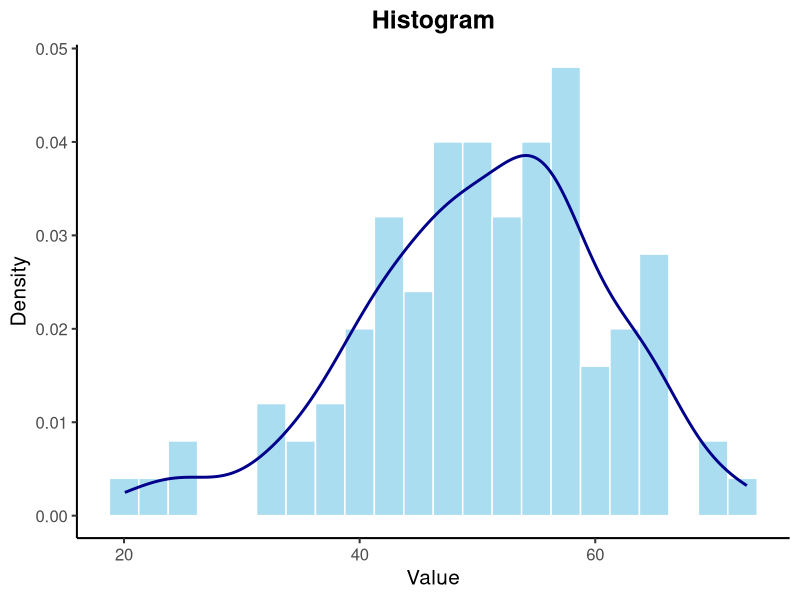
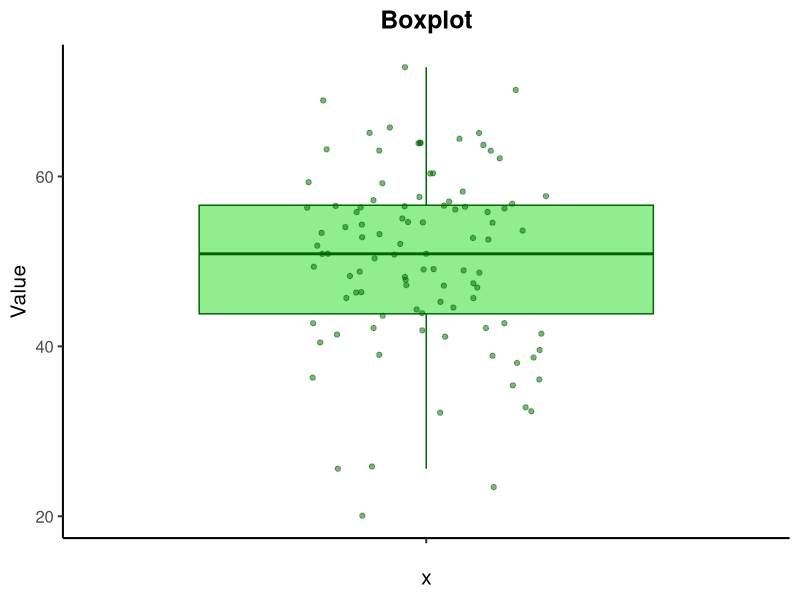
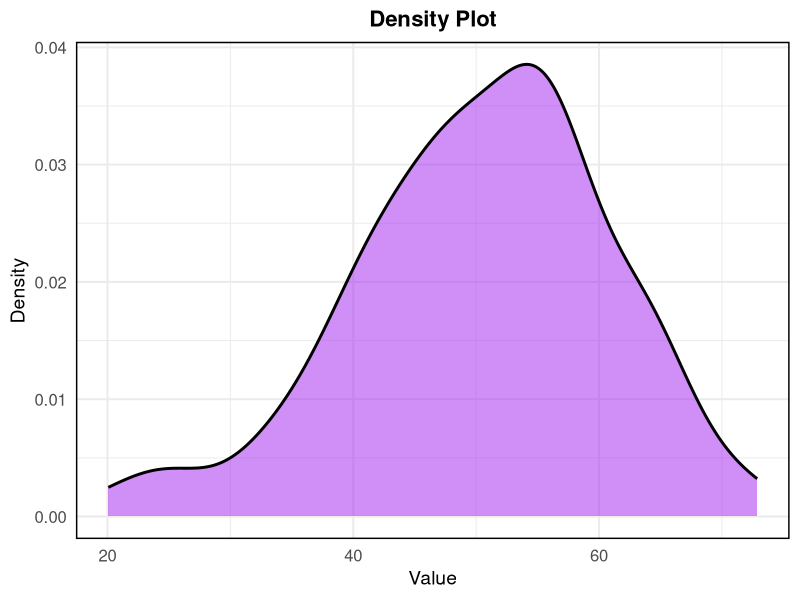
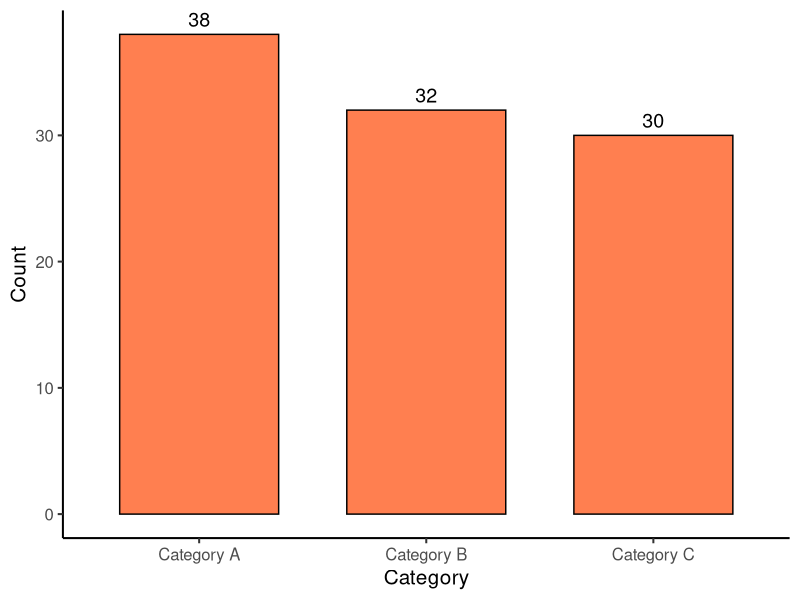
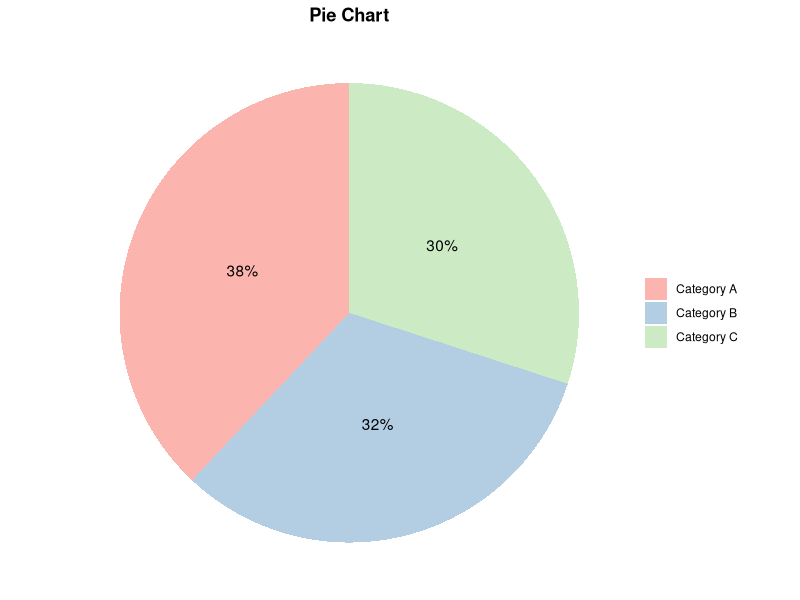
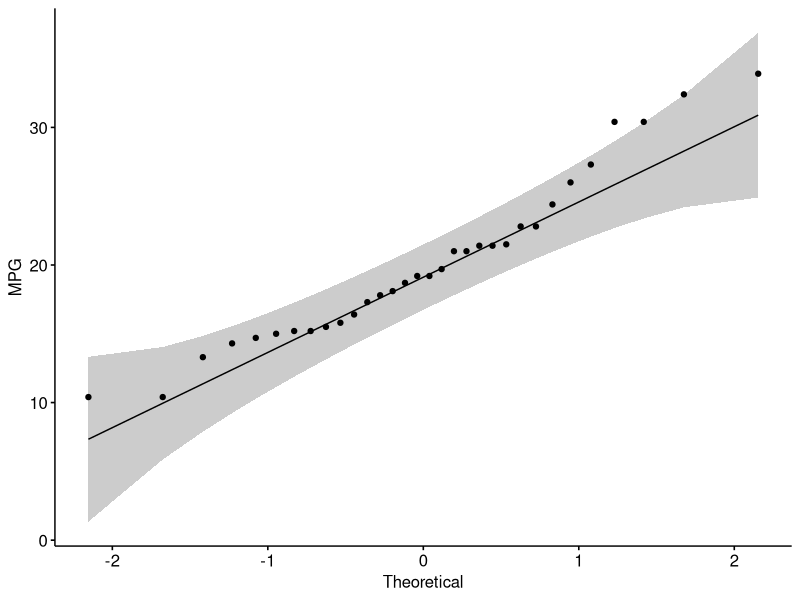
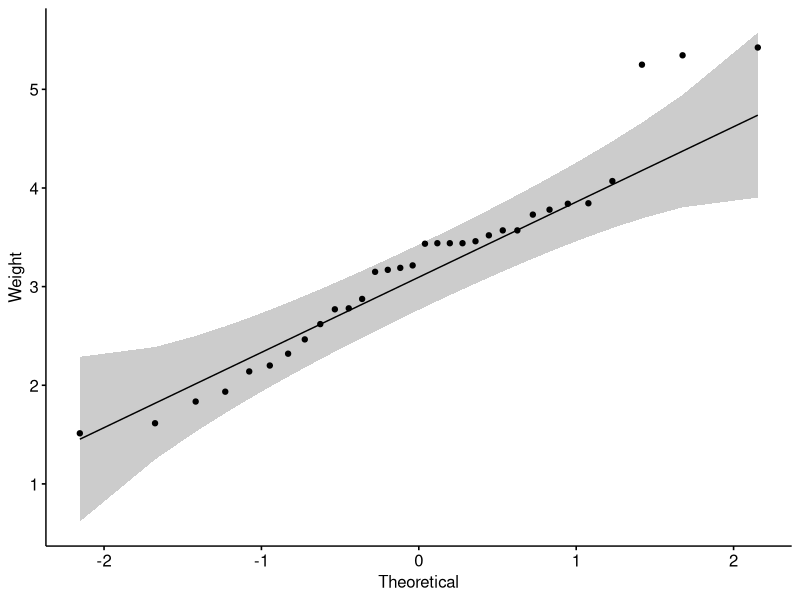
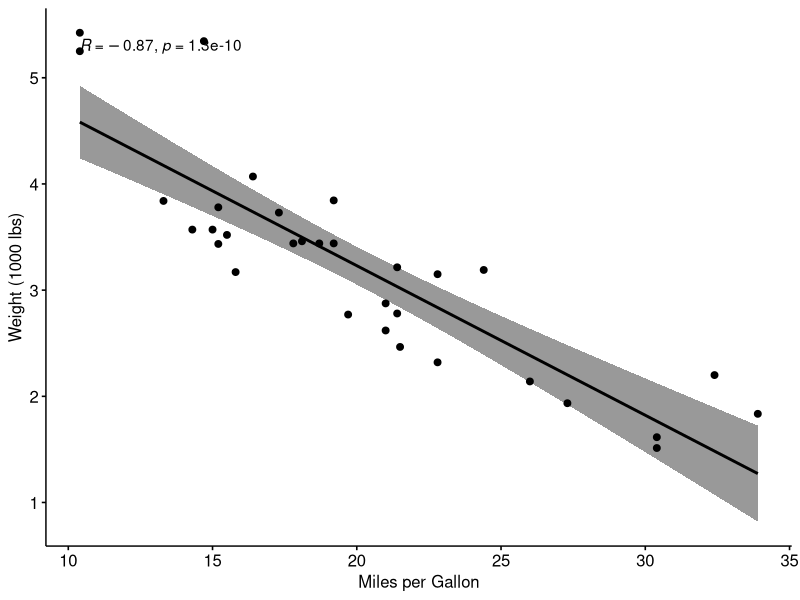

The R source for these figures, in order:
## ---- chunk 1
# Installation of packages (usually needed)
# install.packages("ggplot2")
# install.packages("dplyr")
# install.packages("ggpubr")
# install.packages("corrplot")

# Loading of packages
library(ggplot2)
library(dplyr)
library(ggpubr)
library(corrplot)
library(stats)
## ---- chunk 2
# Using the data set stored in Rstudio called "cars"

# We need to create an array of our single variable for UA:
x <- cars$speed

## ---- chunk 3
mean(x)
median(x)
mode(x)
## ---- chunk 4
min(x)
max(x)
## ---- chunk 5
# Range of the data:
range(x)
## ---- chunk 6
# Inter-quantile range:
IQR(x)
## ---- chunk 7
# Variance -->
var(x)
## ---- chunk 8
# Standard Deviation:
sd(x)
## ---- chunk 9
summary(x)
## ---- chunk 10
# Create example data
set.seed(123)  # For reproducibility
data <- data.frame(
  category = sample(c("A", "B", "C", "D"), 100, replace = TRUE),
  value = rnorm(100, mean = 50, sd = 10)
)
head(data)
## ---- chunk 11
# Frequency table for the categorical variable
freq_table <- table(data$category)
freq_table

## ---- chunk 12
# Qualitative Variables:
freq_table_numeric <- table(data$value)
freq_table_numeric 
## ---- chunk 13
# 1st Step: Create BINS for the numerical data
bins <- cut(x, breaks = 5)
freq_table_numeric <- table(bins)
freq_table_numeric
## ---- chunk 14
# Group data into bins and create a grouped table:
grouped_table <- table(cut(x, breaks = 5))
grouped_table
## ---- chunk 15
# Percentage table for the categorical variable
percentage_table <- prop.table(table(x)) * 100
percentage_table
## ---- chunk 16
# Percentage table for the grouped numerical data
percentage_table_numeric <- prop.table(table(cut(x, breaks = 5))) * 100
percentage_table_numeric
## ---- chunk 17
# Cumulative proportion table for the categorical variable
cumulative_prop <- cumsum(prop.table(table(data$category)))
cumulative_prop <- cumulative_prop * 100
cumulative_prop
## ---- chunk 18
# Cumulative proportion table for the grouped numerical data
cumulative_prop_numeric <- cumsum(prop.table(table(cut(x, breaks = 5))))
cumulative_prop_numeric <- cumulative_prop_numeric * 100
cumulative_prop_numeric
## ---- chunk 19
xy <- data.frame(
  category = sample(c("A", "B", "C", "D"), 100, replace = TRUE)
)
head(xy)
## ---- chunk 20
data <- data.frame(
  value = rnorm(100, mean = 50, sd = 10)
)
## ---- chunk 21
x <- data$value
bins <- cut(x, breaks = 5)
## ---- chunk 22
x <- data$value
bins <- cut(x, breaks = 5)
## ---- chunk 23
# Question 1:
# a. Calculate the mean, median, and standard deviation of variable "speed"
mean_speed <- mean(x)
median_speed <- median(x)
sd_speed <- sd(x)

# c. Compute the range and interquartile range (IQR) of speed
range_speed <- range(x)
iqr_speed <- IQR(x)

# e. Use the summary function to get a summary of x
summary_speed <- summary(x)

# Question 2:
# a. Create a frequency table for the category variable
freq_table_category <- table(xy$category)

# c. Create a frequency table for the value variable
freq_table_value <- table(data$value)

# e. Create a grouped frequency table for the value variable using 5 bins
grouped_table <- table(bins)

# g. Create a percentage (proportion) table for the grouped value data
percentage_table <- prop.table(grouped_table) * 100
## ---- chunk 24
set.seed(42)  # For reproducibility

# Generate numerical data
sample_data_large <- rnorm(50, mean = 100, sd = 15)  # Sample size > 30
sample_data_small <- rnorm(20, mean = 100, sd = 15)  # Sample size < 30

# Known population parameters
population_mean <- 100
population_sd <- 15

# Generate categorical data
category_data <- sample(c("A", "B", "C"), 100, replace = TRUE)
ordinal_data <- sample(c("Low", "Medium", "High"), 100, replace = TRUE)
## ---- chunk 25
# Z Test: Test if sample mean is significantly different from population mean
library(stats)

# Perform Z Test
z_score <- (mean(sample_data_large) - population_mean) / (population_sd / sqrt(length(sample_data_large)))
z_score
p_value_z <- 2 * pnorm(-abs(z_score))  # Two-tailed test
p_value_z
## ---- chunk 26
# One-Sample t-Test: Test if sample mean is significantly different from population mean
t_test_result <- t.test(sample_data_small, mu = population_mean)
t_test_result
## ---- chunk 27
# Chi-Square Test: Test the distribution of categorical data
observed_counts <- table(category_data)
expected_counts <- rep(length(category_data) / length(observed_counts), length(observed_counts))

chi_square_result <- chisq.test(observed_counts, p = expected_counts / sum(expected_counts))
chi_square_result
## ---- chunk 28
# Kolmogorov-Smirnov Test: Compare sample distribution to a normal distribution
ks_test_result <- ks.test(sample_data_large, "pnorm", mean = population_mean, sd = population_sd)
ks_test_result
## ---- chunk 29
set.seed(42)  # For reproducibility

# Numeric data
numeric_data <- rnorm(100, mean = 50, sd = 10)

# Categorical data
categorical_data <- sample(c("Category A", "Category B", "Category C"), 100, replace = TRUE)
## ---- chunk 30
library(ggplot2)
# Histogram
ggplot(data.frame(numeric_data), aes(x = numeric_data)) +
  geom_histogram(binwidth = 2.5, aes(y = ..density..), fill = "skyblue", color = "white", alpha = 0.7) +
  geom_density(color = "darkblue", size = 1) +  # Added a density line
  labs(title = "Histogram",x = "Value", y = "Density") +
  theme_classic(base_size = 15) +
  theme(plot.title = element_text(hjust = 0.5, face = "bold"))

## ---- chunk 31
# Boxplot
ggplot(data.frame(numeric_data), aes(x = "", y = numeric_data)) +
  geom_boxplot(fill = "lightgreen", color = "darkgreen", outlier.shape = NA) +
  geom_jitter(width = 0.2, alpha = 0.5, color = "darkgreen", aes(x = "")) +  
  labs(title = "Boxplot",y = "Value") +
  theme_classic(base_size = 15) +
  theme(plot.title = element_text(hjust = 0.5, face = "bold"))
## ---- chunk 32
# Density Plot
ggplot(data.frame(numeric_data), aes(x = numeric_data)) +
  geom_density(fill = "purple", color = "black", alpha = 0.5, size = 1) +  
  labs( title = "Density Plot",x = "Value", y = "Density") +
  theme_minimal(base_size = 15) +  # Increase base font size
  theme(
    plot.title = element_text(hjust = 0.5, face = "bold", size = 16),
    axis.title.x = element_text(size = 14),
    axis.title.y = element_text(size = 14),
    axis.text = element_text(size = 12),
    panel.border = element_rect(color = "black", fill = NA, linewidth = 1)
  )
## ---- chunk 33
# Bar Chart
ggplot(data.frame(categorical_data), aes(x = categorical_data)) +
  geom_bar(fill = "coral", color = "black", width = 0.7) +
  geom_text(stat = 'count', aes(label = ..count..), vjust = -0.5, color = "black", size = 5) +  # Add labels on bars
  labs( x = "Category", y = "Count") +
  theme_classic(base_size = 15) +
  theme(plot.title = element_text(hjust = 0.5, face = "bold"))
## ---- chunk 34
# Pie Chart
library(dplyr)
library(ggplot2)

pie_data <- as.data.frame(table(categorical_data)) %>%
  rename(Category = categorical_data, Count = Freq) %>%
  mutate(Proportion = Count / sum(Count),
         label = scales::percent(Proportion)) 

ggplot(pie_data, aes(x = "", y = Proportion, fill = Category)) +
  geom_bar(stat = "identity", width = 1) +
  coord_polar(theta = "y") +
  labs(title = "Pie Chart") +
  theme_void() +
  scale_fill_brewer(palette = "Pastel1") +  
  theme(legend.title = element_blank(),
        plot.title = element_text(hjust = 0.5, face = "bold")) +
  geom_text(aes(label = label), position = position_stack(vjust = 0.5))
## ---- chunk 35
# Shapiro-Wilk test for normality
shapiro.test(mtcars$mpg)
shapiro.test(mtcars$wt)
## ---- chunk 36
library(ggpubr)
par(mfrow=c(1,2))
ggqqplot(mtcars$mpg, ylab = "MPG")
ggqqplot(mtcars$wt, ylab = "Weight")
## ---- chunk 37
# Pearson correlation test
pearson_res <- cor.test(mtcars$mpg, mtcars$wt, method = "pearson")
pearson_res
## ---- chunk 38
# Spearman correlation test
spearman_res <- cor.test(mtcars$mpg, mtcars$wt, method = "spearman")
spearman_res

# Kendall correlation test
kendall_res <- cor.test(mtcars$mpg, mtcars$wt, method = "kendall")
kendall_res

## ---- chunk 39
# Scatter plot with Pearson correlation
ggscatter(mtcars, x = "mpg", y = "wt", 
          add = "reg.line", conf.int = TRUE, 
          cor.coef = TRUE, cor.method = "pearson",
          xlab = "Miles per Gallon", ylab = "Weight (1000 lbs)")
## ---- chunk 40
# We start by loading the mtcars dataset and selecting a subset of columns for our analysis.
data("mtcars")
my_data <- mtcars[, c(1, 3, 4, 5, 6, 7)]
# Display first few rows
head(my_data)

## ---- chunk 41
rescm <- cor(my_data)
# Round the results to 2 decimal places for easier interpretation
round(rescm, 2)
## ---- chunk 42
library(corrplot)
corrplot(rescm,tl.col = "black", addCoef.col = "black")
## ---- chunk 43
x <- mtcars$mpg
y <- mtcars$wt

model = lm(y ~ x)
summary(model)
## ---- chunk 44
par(mfrow = c(2, 2))
plot(model)
## ---- chunk 45
plot(x, y)
abline(model)
## ---- chunk 46
plot(model$residuals)
## ---- chunk 47
qqnorm(model$residuals)
qqline(model$residuals)
